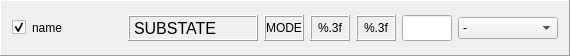
<?xml version="1.0" encoding="UTF-8"?>
<ui version="4.0">
 <class>Frame</class>
 <widget class="QFrame" name="Frame">
  <property name="geometry">
   <rect>
    <x>0</x>
    <y>0</y>
    <width>570</width>
    <height>56</height>
   </rect>
  </property>
  <property name="minimumSize">
   <size>
    <width>570</width>
    <height>56</height>
   </size>
  </property>
  <property name="maximumSize">
   <size>
    <width>600</width>
    <height>60</height>
   </size>
  </property>
  <property name="windowTitle">
   <string>Frame</string>
  </property>
  <property name="styleSheet">
   <string notr="true"/>
  </property>
  <property name="frameShape">
   <enum>QFrame::Panel</enum>
  </property>
  <property name="frameShadow">
   <enum>QFrame::Raised</enum>
  </property>
  <layout class="QGridLayout" name="gridLayout">
   <item row="0" column="0">
    <layout class="QHBoxLayout" name="horizontalLayout_2">
     <item>
      <widget class="QCheckBox" name="check">
       <property name="text">
        <string/>
       </property>
       <property name="checked">
        <bool>true</bool>
       </property>
      </widget>
     </item>
     <item>
      <widget class="QLabel" name="name">
       <property name="sizePolicy">
        <sizepolicy hsizetype="Fixed" vsizetype="Preferred">
         <horstretch>0</horstretch>
         <verstretch>0</verstretch>
        </sizepolicy>
       </property>
       <property name="minimumSize">
        <size>
         <width>90</width>
         <height>0</height>
        </size>
       </property>
       <property name="text">
        <string>name</string>
       </property>
      </widget>
     </item>
     <item>
      <widget class="QLabel" name="substate">
       <property name="minimumSize">
        <size>
         <width>130</width>
         <height>0</height>
        </size>
       </property>
       <property name="font">
        <font>
         <pointsize>12</pointsize>
        </font>
       </property>
       <property name="frameShape">
        <enum>QFrame::Box</enum>
       </property>
       <property name="frameShadow">
        <enum>QFrame::Raised</enum>
       </property>
       <property name="text">
        <string>SUBSTATE</string>
       </property>
       <property name="alignment">
        <set>Qt::AlignLeading|Qt::AlignLeft|Qt::AlignVCenter</set>
       </property>
      </widget>
     </item>
     <item>
      <widget class="QLabel" name="track_mode_txt">
       <property name="minimumSize">
        <size>
         <width>40</width>
         <height>0</height>
        </size>
       </property>
       <property name="font">
        <font>
         <pointsize>9</pointsize>
        </font>
       </property>
       <property name="frameShape">
        <enum>QFrame::Box</enum>
       </property>
       <property name="frameShadow">
        <enum>QFrame::Raised</enum>
       </property>
       <property name="text">
        <string>MODE</string>
       </property>
       <property name="alignment">
        <set>Qt::AlignCenter</set>
       </property>
      </widget>
     </item>
     <item>
      <widget class="QLabel" name="pos_actual">
       <property name="minimumSize">
        <size>
         <width>40</width>
         <height>0</height>
        </size>
       </property>
       <property name="font">
        <font>
         <pointsize>9</pointsize>
        </font>
       </property>
       <property name="toolTip">
        <string>&lt;html&gt;&lt;head/&gt;&lt;body&gt;&lt;p&gt;&lt;span style=&quot; font-size:11pt;&quot;&gt;Rotaor position (degree)&lt;/span&gt;&lt;/p&gt;&lt;/body&gt;&lt;/html&gt;</string>
       </property>
       <property name="frameShape">
        <enum>QFrame::Box</enum>
       </property>
       <property name="frameShadow">
        <enum>QFrame::Raised</enum>
       </property>
       <property name="text">
        <string>%.3f</string>
       </property>
       <property name="alignment">
        <set>Qt::AlignCenter</set>
       </property>
      </widget>
     </item>
     <item>
      <widget class="QLabel" name="angle_on_sky">
       <property name="minimumSize">
        <size>
         <width>40</width>
         <height>0</height>
        </size>
       </property>
       <property name="font">
        <font>
         <pointsize>9</pointsize>
        </font>
       </property>
       <property name="toolTip">
        <string>&lt;html&gt;&lt;head/&gt;&lt;body&gt;&lt;p&gt;&lt;span style=&quot; font-size:11pt;&quot;&gt;Angle On Sky (degree)&lt;/span&gt;&lt;/p&gt;&lt;/body&gt;&lt;/html&gt;</string>
       </property>
       <property name="frameShape">
        <enum>QFrame::Box</enum>
       </property>
       <property name="frameShadow">
        <enum>QFrame::Raised</enum>
       </property>
       <property name="text">
        <string>%.3f</string>
       </property>
       <property name="alignment">
        <set>Qt::AlignCenter</set>
       </property>
      </widget>
     </item>
     <item>
      <spacer name="horizontalSpacer">
       <property name="orientation">
        <enum>Qt::Horizontal</enum>
       </property>
       <property name="sizeHint" stdset="0">
        <size>
         <width>40</width>
         <height>20</height>
        </size>
       </property>
      </spacer>
     </item>
     <item>
      <widget class="QLineEdit" name="input_angle">
       <property name="minimumSize">
        <size>
         <width>0</width>
         <height>0</height>
        </size>
       </property>
       <property name="maximumSize">
        <size>
         <width>100</width>
         <height>16777215</height>
        </size>
       </property>
       <property name="font">
        <font>
         <pointsize>11</pointsize>
        </font>
       </property>
       <property name="toolTip">
        <string>&lt;html&gt;&lt;head/&gt;&lt;body&gt;&lt;p&gt;Target Angle in degree&lt;/p&gt;&lt;/body&gt;&lt;/html&gt;</string>
       </property>
       <property name="alignment">
        <set>Qt::AlignRight|Qt::AlignTrailing|Qt::AlignVCenter</set>
       </property>
      </widget>
     </item>
     <item>
      <widget class="QComboBox" name="state_action">
       <property name="minimumSize">
        <size>
         <width>100</width>
         <height>0</height>
        </size>
       </property>
       <property name="maximumSize">
        <size>
         <width>100</width>
         <height>16777215</height>
        </size>
       </property>
       <item>
        <property name="text">
         <string>-</string>
        </property>
       </item>
       <item>
        <property name="text">
         <string>INIT</string>
        </property>
       </item>
       <item>
        <property name="text">
         <string>ENABLE</string>
        </property>
       </item>
       <item>
        <property name="text">
         <string>DISABLE</string>
        </property>
       </item>
       <item>
        <property name="text">
         <string>RESET</string>
        </property>
       </item>
      </widget>
     </item>
    </layout>
   </item>
  </layout>
 </widget>
 <resources/>
 <connections/>
</ui>
